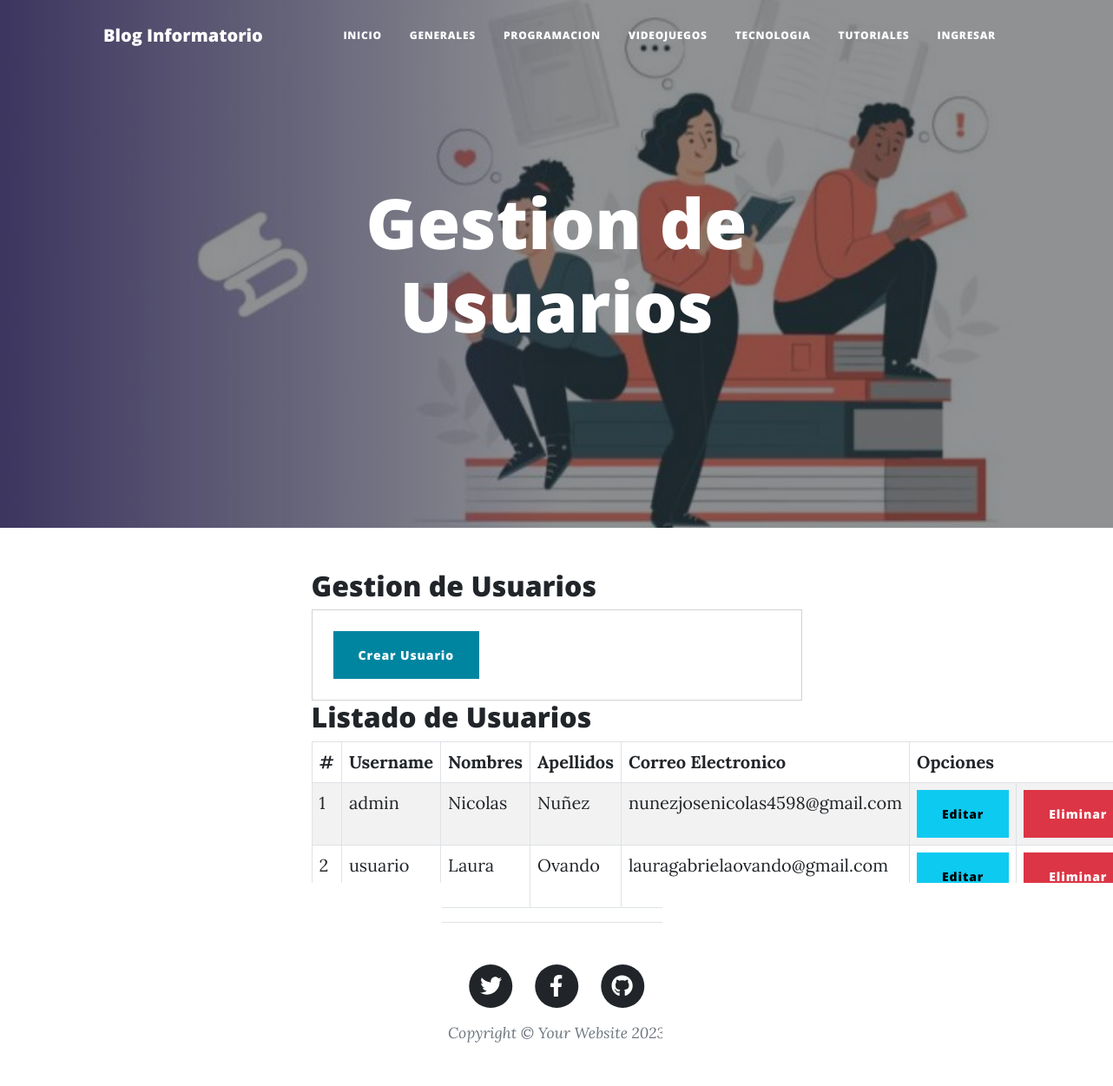
/Usuarios/, run on the app's committed database.
### GestionDeBlog/models.py (models this page shows, shortened)
class Usuario(AbstractUser):
    REQUIRED_FIELDS = ['first_name', 'last_name', 'email']

### GestionDeBlog/views.py (the view)
# urls.py: path('Usuarios/', views.usuarios, name="usuarios"),
def usuarios(request):
    usuarioslistados = Usuario.objects.all()
    return render(request, 'usuarios.html', {"usuarioslistados" : usuarioslistados})

### GestionDeBlog/templates/usuarios.html (shortened to what this page needs)
{% extends 'index.html' %}
{% load static %}
{% load crispy_forms_tags %}
{% block imagen %} {% static 'assets/img/usuarios.jpg' %} {% endblock imagen %}
{% block titulo_principal %}
    <h1>Gestion de Usuarios</h1>
{% endblock titulo_principal %}
{% block contenido %}
    <div class="container">
        <div class="register">
            <h2 class="title"> Gestion de Usuarios</h2>
            <div class="card">
                <div class="card-body">
                    <div class="card-button p-2">
                        <a class="btn btn-primary" href={% url 'registrarusuario' %} role="button">Crear Usuario</a>
                    </div>
                </div>
            </div>
        </div>
        <div class="list">
            <h2> Listado de Usuarios </h2>
            <div class="list-content">
                <table class="table table-striped table-bordered">
                    <thead class="thead-dark">
                        <tr>
                            <th> # </th>
                            <th> Username </th>
                            <th> Nombres </th>
                            <th> Apellidos </th>
                            <th> Correo Electronico </th>
                            <th colspan="2"> Opciones </th>
                        </tr>
                    </thead>
                    <tbody>
                        {% for u in usuarioslistados %}
                            <tr class="tr-tbody">
                                <td> {{forloop.counter}} </td>
                                <td> {{u.username}} </td>
                                <td> {{u.first_name}} </td>
                                <td> {{u.last_name}} </td>
                                <td> {{u.email}} </td>
                                <td><a href="edicionusuario/{{ u.username }}"> <button class="btn btn-info"> Editar </button> </a></td>
                                <td><a href="eliminarusuario/{{ u.username }}"> <button class="btn btn-danger btnEliminar"> Eliminar </button> </a></td>
                            </tr>
                        {% endfor %}
                    </tbody>
                </table>
            </div>
        </div>
    </div>
{% endblock contenido %}

### data on the page
Usuario: username "admin", first_name "Nicolas", last_name "Nuñez", email "nunezjosenicolas4598@gmail.com"
Usuario: username "usuario", first_name "Laura", last_name "Ovando", email "lauragabrielaovando@gmail.com"
